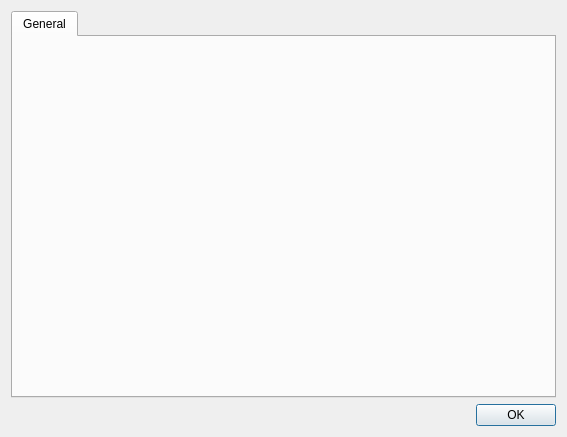
<?xml version="1.0" encoding="UTF-8"?>
<ui version="4.0">
 <class>Dialog</class>
 <widget class="QDialog" name="Dialog">
  <property name="geometry">
   <rect>
    <x>0</x>
    <y>0</y>
    <width>567</width>
    <height>437</height>
   </rect>
  </property>
  <property name="windowTitle">
   <string>Dialog</string>
  </property>
  <layout class="QGridLayout" name="gridLayout_2">
   <item row="2" column="0">
    <widget class="QDialogButtonBox" name="buttonBox">
     <property name="orientation">
      <enum>Qt::Horizontal</enum>
     </property>
     <property name="standardButtons">
      <set>QDialogButtonBox::Ok</set>
     </property>
    </widget>
   </item>
   <item row="1" column="0">
    <widget class="QTabWidget" name="tabWidget">
     <property name="currentIndex">
      <number>0</number>
     </property>
     <widget class="QWidget" name="mainTab">
      <attribute name="title">
       <string>General</string>
      </attribute>
     </widget>
    </widget>
   </item>
  </layout>
 </widget>
 <resources/>
 <connections>
  <connection>
   <sender>buttonBox</sender>
   <signal>accepted()</signal>
   <receiver>Dialog</receiver>
   <slot>accept()</slot>
   <hints>
    <hint type="sourcelabel">
     <x>248</x>
     <y>254</y>
    </hint>
    <hint type="destinationlabel">
     <x>157</x>
     <y>274</y>
    </hint>
   </hints>
  </connection>
  <connection>
   <sender>buttonBox</sender>
   <signal>rejected()</signal>
   <receiver>Dialog</receiver>
   <slot>reject()</slot>
   <hints>
    <hint type="sourcelabel">
     <x>316</x>
     <y>260</y>
    </hint>
    <hint type="destinationlabel">
     <x>286</x>
     <y>274</y>
    </hint>
   </hints>
  </connection>
 </connections>
</ui>
